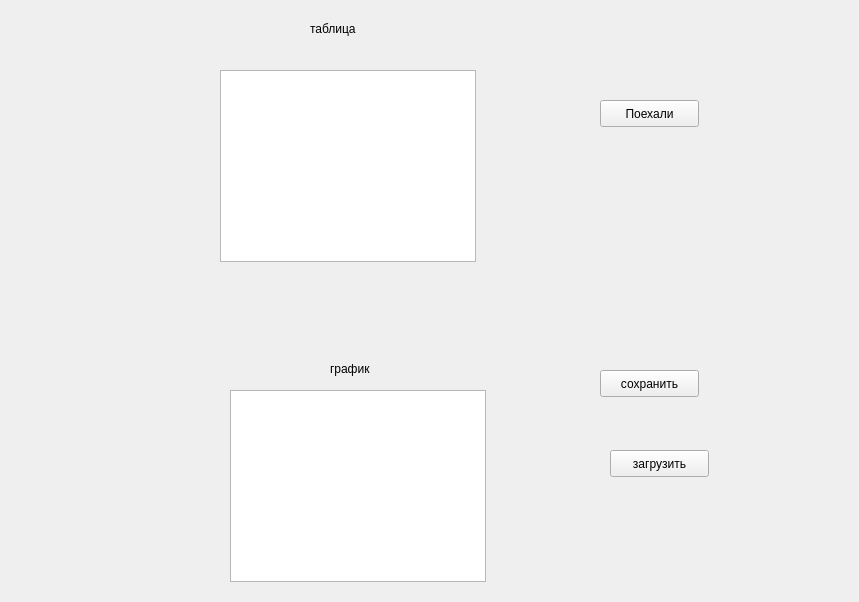
<?xml version="1.0" encoding="UTF-8"?>
<ui version="4.0">
 <class>Form</class>
 <widget class="QWidget" name="Form">
  <property name="geometry">
   <rect>
    <x>0</x>
    <y>0</y>
    <width>859</width>
    <height>602</height>
   </rect>
  </property>
  <property name="windowTitle">
   <string>Form</string>
  </property>
  <widget class="QGraphicsView" name="graphicsView">
   <property name="geometry">
    <rect>
     <x>230</x>
     <y>390</y>
     <width>256</width>
     <height>192</height>
    </rect>
   </property>
  </widget>
  <widget class="QLabel" name="label">
   <property name="geometry">
    <rect>
     <x>310</x>
     <y>20</y>
     <width>67</width>
     <height>17</height>
    </rect>
   </property>
   <property name="text">
    <string>таблица</string>
   </property>
  </widget>
  <widget class="QLabel" name="label_2">
   <property name="geometry">
    <rect>
     <x>330</x>
     <y>360</y>
     <width>67</width>
     <height>17</height>
    </rect>
   </property>
   <property name="text">
    <string>график</string>
   </property>
  </widget>
  <widget class="QTableView" name="tableView">
   <property name="geometry">
    <rect>
     <x>220</x>
     <y>70</y>
     <width>256</width>
     <height>192</height>
    </rect>
   </property>
  </widget>
  <widget class="QPushButton" name="pushButton">
   <property name="geometry">
    <rect>
     <x>600</x>
     <y>100</y>
     <width>99</width>
     <height>27</height>
    </rect>
   </property>
   <property name="text">
    <string>Поехали</string>
   </property>
  </widget>
  <widget class="QPushButton" name="pushButton_2">
   <property name="geometry">
    <rect>
     <x>600</x>
     <y>370</y>
     <width>99</width>
     <height>27</height>
    </rect>
   </property>
   <property name="text">
    <string>сохранить</string>
   </property>
  </widget>
  <widget class="QPushButton" name="pushButton_3">
   <property name="geometry">
    <rect>
     <x>610</x>
     <y>450</y>
     <width>99</width>
     <height>27</height>
    </rect>
   </property>
   <property name="text">
    <string>загрузить</string>
   </property>
  </widget>
 </widget>
 <resources/>
 <connections/>
</ui>
